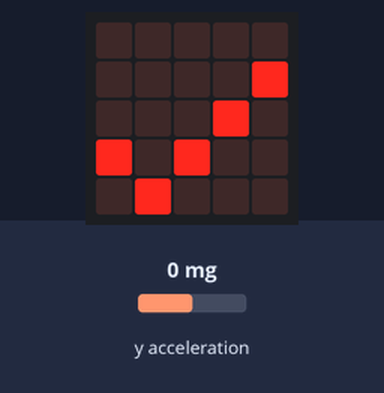
The program below on a simulated BBC micro:bit (MakeCode). Shown: the board's 5×5 LED display. The inputs (shaded band) are chosen by the test bench; at power-on: y acceleration 0 mg.

Above: at 1.2 s.
1.3 s: y acceleration set to -91 mg
2.8 s: y acceleration set to -108 mg
At 3.8 s:
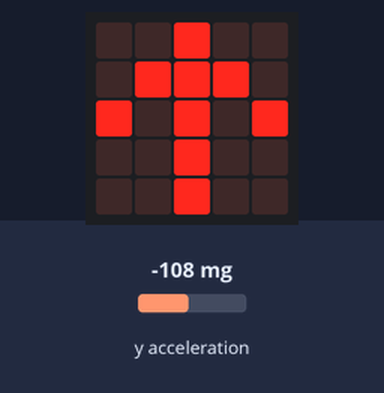
4.4 s: y acceleration set to 750 mg
At 5.6 s:
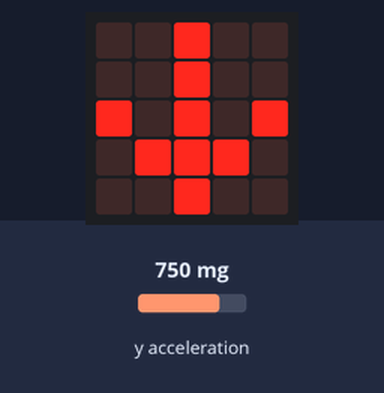
6.1 s: y acceleration set to 112 mg
7.6 s: y acceleration set to 91 mg
At 9.1 s:
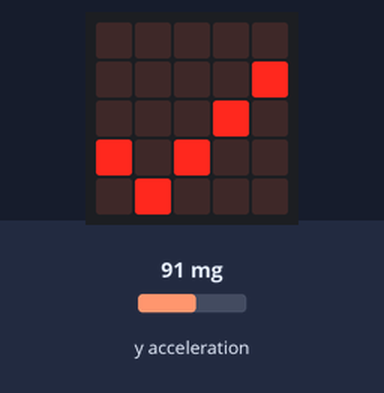
9.4 s: y acceleration set to -1440 mg
At 11.0 s:
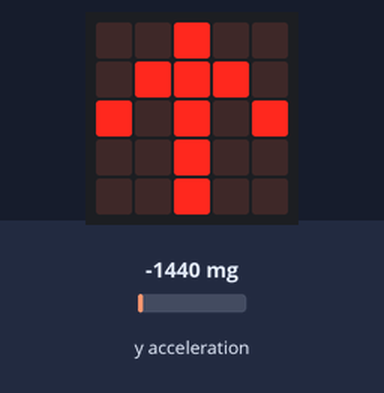
Timing chart, 0 to 12.1 s (numbered marks = the images above; inputs shaded):
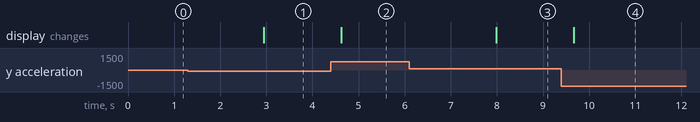

The program:

main.ts
```typescript
basic.forever(function () {
    if (input.acceleration(Dimension.Y) < -100) {
        basic.showLeds(`
            . . # . .
            . # # # .
            # . # . #
            . . # . .
            . . # . .
            `)
    } else if (input.acceleration(Dimension.Y) > 100) {
        basic.showLeds(`
            . . # . .
            . . # . .
            # . # . #
            . # # # .
            . . # . .
            `)
    } else {
        basic.showLeds(`
            . . . . .
            . . . . #
            . . . # .
            # . # . .
            . # . . .
            `)
    }
})
```

test.ts
```typescript
// les tests vont ici ; cela ne sera pas compilé si ce paquet est utilisé en tant qu'extension.
```

Measured:
- the behaviour switches between -100 and -101 mg on y acceleration (found by bisection; images 0 and 1)
- the behaviour switches between 101 and 100 mg on y acceleration (found by bisection; images 2 and 3)
- after the input at 1.3 s, every drawn part: stays the same
- after the input at 2.8 s, the display: changes after 0.14 s (image 1)
- after the input at 4.4 s, the display: changes after 0.22 s (image 2)
- after the input at 6.1 s, every drawn part: stays the same
- after the input at 7.6 s, the display: changes after 0.39 s (image 3)
- after the input at 9.4 s, the display: changes after 0.27 s (image 4)
